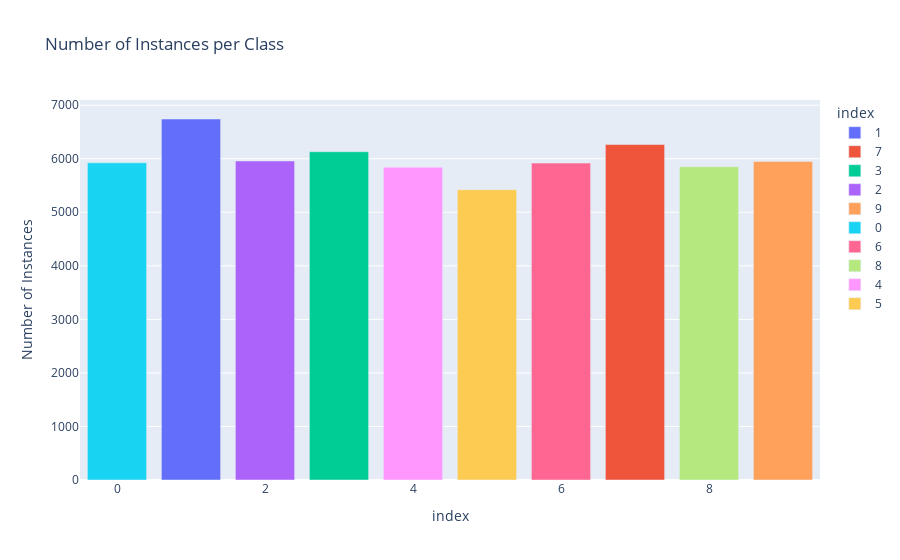

Here is the notebook cell this chart was saved with:
### Code cell
class_counts = pd.Series(train_labels).value_counts()

# Create a bar graph using matplotlib
plt.figure(figsize=(10, 6))
plt.bar(class_counts.index, class_counts.values, color='skyblue')
plt.xlabel('Classes')
plt.ylabel('Number of Instances')
plt.title('Number of Instances per Class')
plt.xticks(rotation=45)
plt.tight_layout()
plt.show()

### Figure 1 — Plotly figure (JSON) as saved in the notebook; plotly's stock layout.template omitted (floating-point values rounded to 4 significant figures)
{"data": [{"alignmentgroup": "True", "hovertemplate": "index=%{x}<br>Number of Instances=%{y}<extra></extra>", "legendgroup": "1", "marker": {"color": "#636efa", "pattern": {"shape": ""}}, "name": "1", "offsetgroup": "1", "orientation": "v", "showlegend": true, "textposition": "auto", "type": "bar", "x": [1], "xaxis": "x", "y": [6742], "yaxis": "y"}, {"alignmentgroup": "True", "hovertemplate": "index=%{x}<br>Number of Instances=%{y}<extra></extra>", "legendgroup": "7", "marker": {"color": "#EF553B", "pattern": {"shape": ""}}, "name": "7", "offsetgroup": "7", "orientation": "v", "showlegend": true, "textposition": "auto", "type": "bar", "x": [7], "xaxis": "x", "y": [6265], "yaxis": "y"}, {"alignmentgroup": "True", "hovertemplate": "index=%{x}<br>Number of Instances=%{y}<extra></extra>", "legendgroup": "3", "marker": {"color": "#00cc96", "pattern": {"shape": ""}}, "name": "3", "offsetgroup": "3", "orientation": "v", "showlegend": true, "textposition": "auto", "type": "bar", "x": [3], "xaxis": "x", "y": [6131], "yaxis": "y"}, {"alignmentgroup": "True", "hovertemplate": "index=%{x}<br>Number of Instances=%{y}<extra></extra>", "legendgroup": "2", "marker": {"color": "#ab63fa", "pattern": {"shape": ""}}, "name": "2", "offsetgroup": "2", "orientation": "v", "showlegend": true, "textposition": "auto", "type": "bar", "x": [2], "xaxis": "x", "y": [5958], "yaxis": "y"}, {"alignmentgroup": "True", "hovertemplate": "index=%{x}<br>Number of Instances=%{y}<extra></extra>", "legendgroup": "9", "marker": {"color": "#FFA15A", "pattern": {"shape": ""}}, "name": "9", "offsetgroup": "9", "orientation": "v", "showlegend": true, "textposition": "auto", "type": "bar", "x": [9], "xaxis": "x", "y": [5949], "yaxis": "y"}, {"alignmentgroup": "True", "hovertemplate": "index=%{x}<br>Number of Instances=%{y}<extra></extra>", "legendgroup": "0", "marker": {"color": "#19d3f3", "pattern": {"shape": ""}}, "name": "0", "offsetgroup": "0", "orientation": "v", "showlegend": true, "textposition": "auto", "type": "bar", "x": [0], "xaxis": "x", "y": [5923], "yaxis": "y"}, {"alignmentgroup": "True", "hovertemplate": "index=%{x}<br>Number of Instances=%{y}<extra></extra>", "legendgroup": "6", "marker": {"color": "#FF6692", "pattern": {"shape": ""}}, "name": "6", "offsetgroup": "6", "orientation": "v", "showlegend": true, "textposition": "auto", "type": "bar", "x": [6], "xaxis": "x", "y": [5918], "yaxis": "y"}, {"alignmentgroup": "True", "hovertemplate": "index=%{x}<br>Number of Instances=%{y}<extra></extra>", "legendgroup": "8", "marker": {"color": "#B6E880", "pattern": {"shape": ""}}, "name": "8", "offsetgroup": "8", "orientation": "v", "showlegend": true, "textposition": "auto", "type": "bar", "x": [8], "xaxis": "x", "y": [5851], "yaxis": "y"}, {"alignmentgroup": "True", "hovertemplate": "index=%{x}<br>Number of Instances=%{y}<extra></extra>", "legendgroup": "4", "marker": {"color": "#FF97FF", "pattern": {"shape": ""}}, "name": "4", "offsetgroup": "4", "orientation": "v", "showlegend": true, "textposition": "auto", "type": "bar", "x": [4], "xaxis": "x", "y": [5842], "yaxis": "y"}, {"alignmentgroup": "True", "hovertemplate": "index=%{x}<br>Number of Instances=%{y}<extra></extra>", "legendgroup": "5", "marker": {"color": "#FECB52", "pattern": {"shape": ""}}, "name": "5", "offsetgroup": "5", "orientation": "v", "showlegend": true, "textposition": "auto", "type": "bar", "x": [5], "xaxis": "x", "y": [5421], "yaxis": "y"}], "layout": {"autosize": true, "barmode": "relative", "legend": {"title": {"text": "index"}, "tracegroupgap": 0}, "title": {"text": "Number of Instances per Class"}, "xaxis": {"anchor": "y", "autorange": true, "categoryarray": [1, 7, 3, 2, 9, 0, 6, 8, 4, 5], "categoryorder": "array", "domain": [0, 1], "range": [-0.5, 9.5], "title": {"text": "index"}, "type": "linear"}, "yaxis": {"anchor": "x", "autorange": true, "domain": [0, 1], "range": [0, 7097.0], "title": {"text": "Number of Instances"}, "type": "linear"}}}
